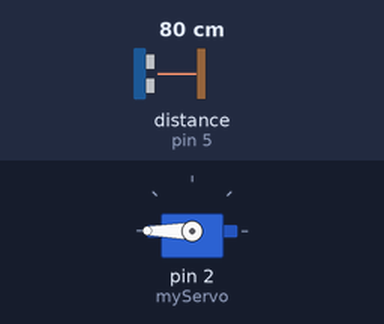
This sketch was run on a simulated Arduino Uno, built with avr-gcc and run on an emulated ATmega328P. On the bench: servo. The test bench sets the inputs (shaded band); at power-on: distance to the obstacle (sensor on pin 5) 80 cm. The echo pulse lasts 58.3 µs per cm.

Above: at 1.8 s.
1.9 s: distance to the obstacle (sensor on pin 5) set to 55 cm
3.4 s: distance to the obstacle (sensor on pin 5) set to 45 cm
At 4.6 s:
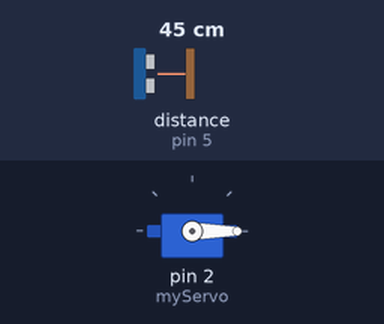
5.5 s: distance to the obstacle (sensor on pin 5) set to 60 cm
At 6.4 s:
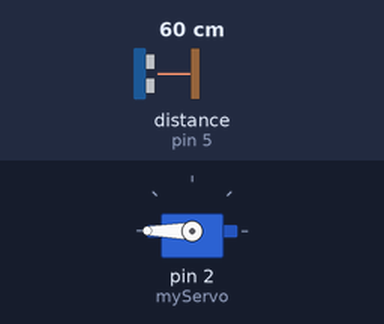
7.5 s: distance to the obstacle (sensor on pin 5) set to 2 cm
At 9.3 s:
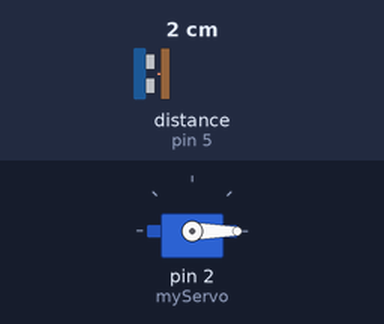
Timing chart, 0 to 10.5 s (numbered marks = the images above; inputs shaded):
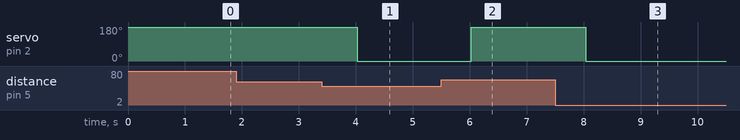

The sketch:

distanciaServo.ino
```cpp
#include <Servo.h>
#include <HCSR04.h>

HCSR04 sensorDistancia(4 , 5); //trig e echo
float distanceRead = 0;

Servo myServo;

void setup() {
  myServo.attach(2);
  myServo.write(0);
}

void loop() {
  distanceRead = sensorDistancia.dist()/100;
  if(distanceRead < 0.50) {
    myServo.write(0);
  }else{
    myServo.write(180);
  }
  delay(1000);
}
```

Measured:
- the behaviour switches between 50 and 49 cm on distance to the obstacle (sensor on pin 5) (found by bisection; images 0 and 1)
- after the input at 1.9 s, every drawn part: stays the same
- after the input at 3.4 s, servo on pin 2 (myServo): 180° → 0° after 0.62 s
- after the input at 5.5 s, servo on pin 2 (myServo): 0° → 180° after 0.53 s
- after the input at 7.5 s, servo on pin 2 (myServo): 180° → 0° after 0.53 s
